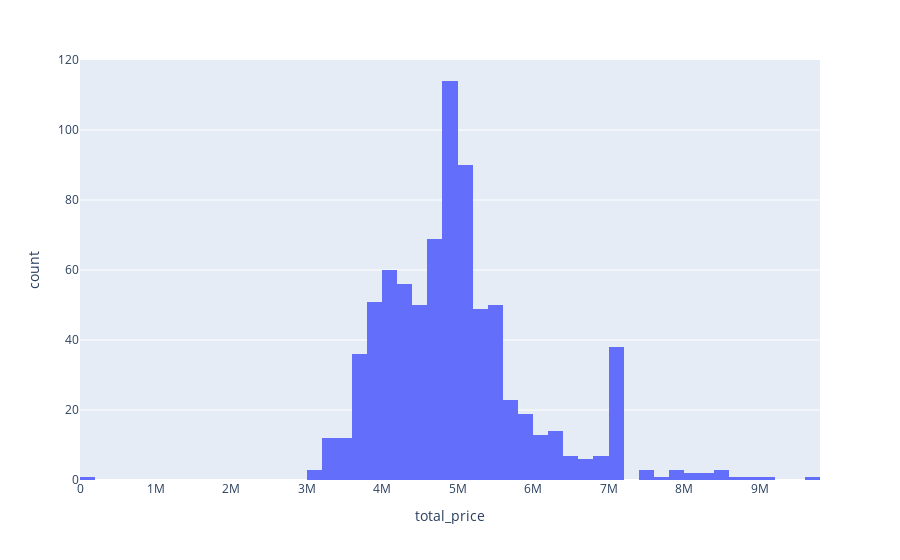

The notebook cell saved with this chart:
### Code cell
fig = px.histogram(one_flat[one_flat.district=="Приморский"], x="total_price")
fig.show()

### Figure 1 — Plotly figure (JSON) as saved in the notebook; plotly's stock layout.template omitted (floating-point values rounded to 4 significant figures; data arrays with more than 128 entries replaced by an {"elided": "..."} marker saying what was removed)
{"data": [{"alignmentgroup": "True", "bingroup": "x", "hoverlabel": {"namelength": 0}, "hovertemplate": "total_price=%{x}<br>count=%{y}", "legendgroup": "", "marker": {"color": "#636efa"}, "name": "", "offsetgroup": "", "orientation": "v", "showlegend": false, "type": "histogram", "x": {"elided": "798 int values"}, "xaxis": "x", "yaxis": "y"}], "layout": {"barmode": "relative", "legend": {"tracegroupgap": 0}, "margin": {"t": 60}, "xaxis": {"anchor": "y", "domain": [0, 1], "title": {"text": "total_price"}}, "yaxis": {"anchor": "x", "domain": [0, 1], "title": {"text": "count"}}}}
